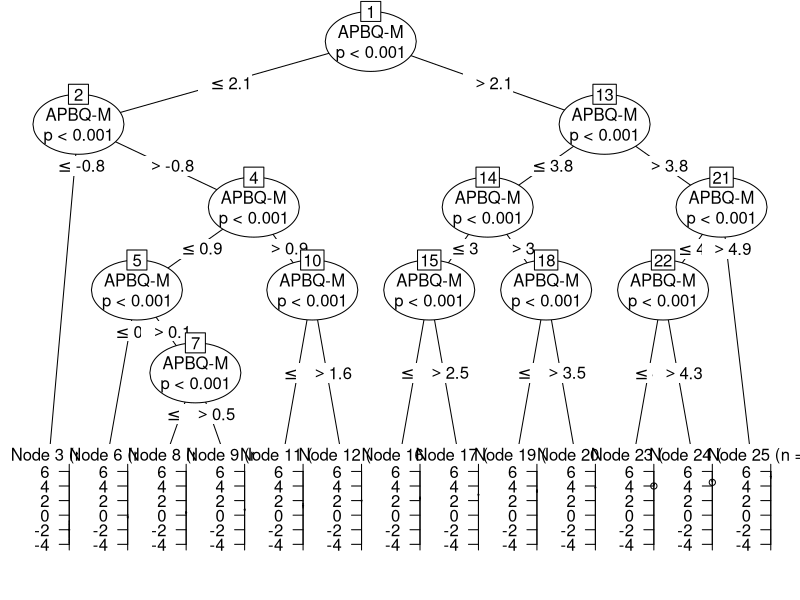

R code for this plot: (Note: this script raises an error after producing the figure.)
## ---- chunk 1
# Load packages
library(ggplot2)
library(scales)
library(grid)
library(cowplot)
library(readr)
library(dplyr)
library(tidyr)
library(knitr)
library(party)

# Palette
palette = c('#000000', '#FF0000')

# knitr chunk options
opts_chunk$set(echo = TRUE,
               warning = TRUE,
               message = FALSE,
               cache = TRUE,
               fig.path = './figures/apbq-male/',
               fig.width = 11.69,
               fig.height = 8.27,
               dev = c('png', 'pdf'),
               tidy = TRUE, 
               tidy.opts = list(width.cutoff = 65))
## ---- chunk 2
data <- read_csv('./data/random-forest.csv')
## ---- chunk 3
dim(data)
names(data)
head(data)
tail(data)
## ---- chunk 4
# Clean data
data <- data %>%
    mutate(Race = factor(Race),
           Sex = factor(Sex),
           APBQM = `APBQ-M`,
           Education = factor(Education, ordered = TRUE)) %>%
    select(-c(1, 2, 3, 9:10))
# Complete X and Y variable dataset
data_complete <- data[complete.cases(data), ] 
# Length of full dataset (with NAs)
nrow(data)
# Length of complete cases dataset
nrow(data_complete)
## ---- chunk 5
tree <- ctree(APBQM ~ ., data = data_complete)
plot(tree)
## ---- chunk 6
# Set random seeds (used sampling on first run only)
# seed_1 <- sample(1:10000, 1); seed_1
# seed_2 <- sample(1:10000, 1); seed_2
seed_1 <- 7534
seed_2 <- 597
# Data controls
## mtry estimated as sqrt of variables 
data.control_1 <- cforest_unbiased(ntree = 500, mtry = 3) 
data.control_2 <- cforest_unbiased(ntree = 2000, mtry = 3) 
# Model 1
#########
set.seed(seed_1)
# ntree = 500, mtry = 3, seed = seed_1
# Modelling 
model_1 <- cforest(APBQM ~ .,
                    data = data_complete,
                    controls = data.control_1) 
model_1_varimp <- varimp(model_1, conditional = TRUE)

# Model 2
#########
# ntree = 2000, mtry = 3, seed = seed_1
# Modelling 
model_2 <- cforest(APBQM ~ .,
                    data = data_complete,
                    controls = data.control_2) 
model_2_varimp <- varimp(model_2, conditional = TRUE)

# Model 3
#########
# Set seed
set.seed(seed_2)
# ntree = 500, mtry = 3, seed = seed_2
# Modelling 
model_3 <- cforest(APBQM ~ .,
                    data = data_complete,
                    controls = data.control_1) 
model_3_varimp <- varimp(model_3, conditional = TRUE)

# Model 4
#########
# ntree = 2000, mtry = 3, seed = seed_2
# Modelling 
model_4 <- cforest(APBQM ~ .,
                    data = data_complete,
                    controls = data.control_2) 
model_4_varimp <- varimp(model_4, conditional = TRUE)
## ---- chunk 7
## Generate plot dataframe
plot_list <- list(model_1_varimp, model_2_varimp, 
                  model_3_varimp, model_4_varimp)
plot_list <- lapply(plot_list, function(x)
    data.frame(Variable = names(x), Importance = x, row.names = NULL))
plot_df <- tbl_df(do.call(cbind, plot_list))
plot_df <- plot_df[ , c(1, 2, 4, 6, 8)]
names(plot_df) <- c('Variable', 'Model_1', 'Model_2', 'Model_3', 'Model_4')
plot_df <- plot_df %>%
    gather(Model, Value, -Variable) %>%
    mutate(Model = factor(Model)) %>%
    group_by(Model) %>%
    arrange(desc(Value)) %>%
    mutate(Important = Value >= abs(min(Value)))
## Dataframe of variable importance thresholds
v_importance <- plot_df %>%
    summarise(Threshold = abs(min(Value)))
## Vector to order x axis variables
x_order <- rev(plot_df$Variable[1:7])
## Vector to label x variables
x_labs <- c(Depression = 'Depression',
            Education = 'Education',
            PCS = 'Catastrophizing',
            Assets = 'Household assets',
            Anxiety = 'Anxiety',
            Sex = 'Sex',
            Race = 'Race')
## Vector of facet labels
f_labels <- c(Model_1 = 'Model 1\n(trees built: 500, seed: 7534)',
              Model_2 = 'Model 2\n(trees built: 2000, seed: 7534)',
              Model_3 = 'Model 3\n(trees built: 500, seed: 597)',
              Model_4 = 'Model 4\n(trees built: 2000, seed: 597)')
## Plot
ggplot(data = plot_df, aes(
                  x = Variable,
                  y = Value,
                  colour = Important,
                  fill = Important)) +
    geom_point(size = 4, 
               shape = 21) +
    geom_hline(data = v_importance, 
               aes(yintercept = Threshold), 
               linetype = 'dashed',
               size = 0.8) +
    facet_wrap(~ Model, 
               labeller = labeller(Model = f_labels)) +
    labs(y = 'Variable importance (arbitrary units)\n') +
    scale_x_discrete(labels = x_labs,
                     limits = x_order) +
    scale_colour_manual(values = palette) +
    scale_fill_manual(values = palette) +
    theme(legend.position = 'none',
          plot.margin = unit(c(1, 3, 1, 3), 'lines'),
          panel.margin.x = unit(2, 'lines'),
          axis.title = element_text(size = 18),
          axis.title.x = element_blank(),
          axis.text = element_text(size = 18),
          axis.text.x = element_text(angle = 30, hjust = 1),
          axis.line = element_line(size = 0.9),
          axis.ticks = element_line(size = 0.9),
          strip.text = element_text(size = 14))
## ---- chunk 8
sessionInfo()
